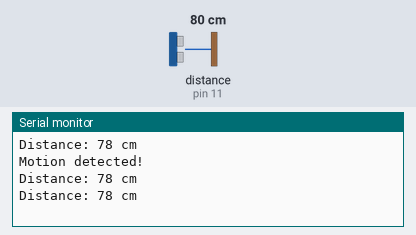
Bench run of a sketch on a simulated Arduino Uno, built with avr-gcc and run on an emulated ATmega328P. Parts: the last lines printed to the serial monitor. Wiring (inferred from the names in the program): ultrasonic range finder: trigger pin 12; echo pin 11. The test bench sets the inputs (shaded band); at power-on: distance to the obstacle (sensor on pin 11) 80 cm. The echo pulse lasts 58.3 µs per cm.

Above: at 1.3 s.
1.4 s: distance to the obstacle (sensor on pin 11) set to 120 cm
At 1.84 s:
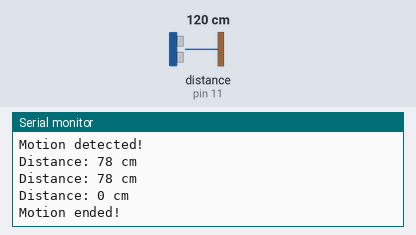
3.0 s: distance to the obstacle (sensor on pin 11) set to 2 cm
At 3.35 s:
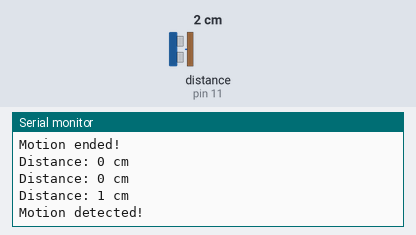
4.5 s: distance to the obstacle (sensor on pin 11) set to 250 cm
At 5.5 s:
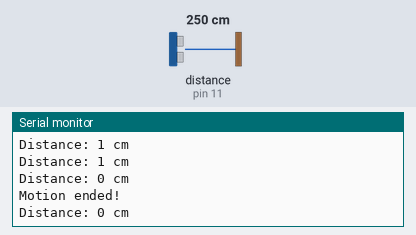
7.5 s: distance to the obstacle (sensor on pin 11) set to 4 cm
At 8.5 s:
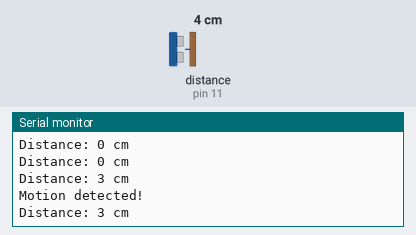
Timing chart, 0 to 10.5 s (numbered marks = the images above; inputs shaded):
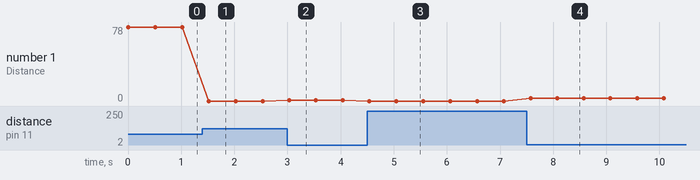

The sketch:

arduino_code.ino
```cpp
//created by mohamed soliman

const int trigPin = 12;
const int echoPin = 11;
long duration;
int distance;
bool motionDetected = false;

void setup() {
  pinMode(trigPin, OUTPUT);
  pinMode(echoPin, INPUT);
  Serial.begin(9600);
}

float maxLenInMicroSec = 100 * 2 / 0.034;

void loop() {
  sendTrig();
  duration = pulseIn(echoPin, HIGH, maxLenInMicroSec);
  distance = duration * 0.034 / 2;
  Serial.print("Distance: ");
  Serial.print(distance);
  Serial.println(" cm");

  if (distance >= 1 && distance <= 100) {
    if (!motionDetected) {
      motionDetected = true;
      Serial.println("Motion detected!");
    }
  } else {
    if (motionDetected) {
      motionDetected = false;
      Serial.println("Motion ended!");
    }
  }

  delay(500);
}

void sendTrig() {
  digitalWrite(trigPin, LOW);
  delayMicroseconds(2);
  digitalWrite(trigPin, HIGH);
  delayMicroseconds(10);
  digitalWrite(trigPin, LOW);
}
```

Measured:
- after the input at 1.4 s, the serial monitor: prints a new line after 0.12 s (image 1)
- after the input at 3.0 s, the serial monitor: prints a new line at once (image 2)
- after the input at 7.5 s, the serial monitor: prints a new line after 0.08 s (image 4)
- plotted number 1: 78 → 0 after the input at 1.4 s, 0 → 1 after the input at 3.0 s, 0 → 3 after the input at 7.5 s
